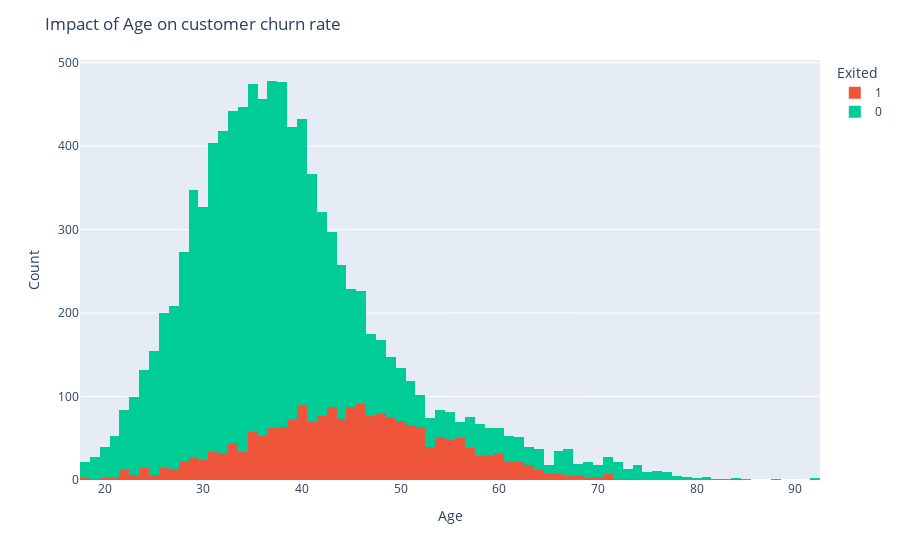

The code cell stored with this chart in its notebook:
### Code cell
#4 Age vs churn rate

fig = px.histogram(df, x="Age", color="Exited", color_discrete_map={"Exited":"#ffc8dd"})

fig.update_layout(
    title="Impact of Age on customer churn rate",
    xaxis_title="Age",
    yaxis_title="Count",
    legend_title="Exited"
)

fig.show()

print(h1 + "Finding:" + e + s1 + "The graph is right skewed for the reatined customer, but the graph looks slightly normal for the exited customers. It can be seen that customer tend to churn more between the age of 40-60." + e)

### Figure 1 — Plotly figure (JSON) as saved in the notebook; plotly's stock layout.template omitted (floating-point values rounded to 4 significant figures; data arrays with more than 128 entries replaced by an {"elided": "..."} marker saying what was removed)
{"data": [{"alignmentgroup": "True", "bingroup": "x", "hovertemplate": "Exited=1<br>Age=%{x}<br>count=%{y}<extra></extra>", "legendgroup": "1", "marker": {"color": "#EF553B", "pattern": {"shape": ""}}, "name": "1", "offsetgroup": "1", "orientation": "v", "showlegend": true, "type": "histogram", "x": {"elided": "2037 int values"}, "xaxis": "x", "yaxis": "y"}, {"alignmentgroup": "True", "bingroup": "x", "hovertemplate": "Exited=0<br>Age=%{x}<br>count=%{y}<extra></extra>", "legendgroup": "0", "marker": {"color": "#00cc96", "pattern": {"shape": ""}}, "name": "0", "offsetgroup": "0", "orientation": "v", "showlegend": true, "type": "histogram", "x": {"elided": "7963 int values"}, "xaxis": "x", "yaxis": "y"}], "layout": {"barmode": "relative", "legend": {"title": {"text": "Exited"}, "tracegroupgap": 0}, "margin": {"t": 60}, "title": {"text": "Impact of Age on customer churn rate"}, "xaxis": {"anchor": "y", "domain": [0, 1], "title": {"text": "Age"}}, "yaxis": {"anchor": "x", "domain": [0, 1], "title": {"text": "Count"}}}}
